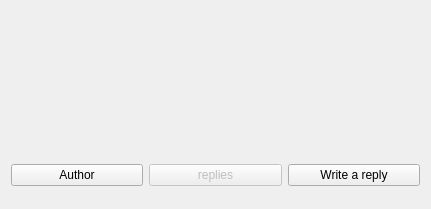
<?xml version="1.0" encoding="UTF-8"?>
<ui version="4.0">
 <class>Form</class>
 <widget class="QWidget" name="Form">
  <property name="geometry">
   <rect>
    <x>0</x>
    <y>0</y>
    <width>431</width>
    <height>209</height>
   </rect>
  </property>
  <property name="sizePolicy">
   <sizepolicy hsizetype="Preferred" vsizetype="Maximum">
    <horstretch>0</horstretch>
    <verstretch>0</verstretch>
   </sizepolicy>
  </property>
  <property name="windowTitle">
   <string>Form</string>
  </property>
  <layout class="QVBoxLayout" name="verticalLayout">
   <item>
    <widget class="QLabel" name="message">
     <property name="text">
      <string/>
     </property>
     <property name="textFormat">
      <enum>Qt::MarkdownText</enum>
     </property>
     <property name="wordWrap">
      <bool>true</bool>
     </property>
     <property name="openExternalLinks">
      <bool>false</bool>
     </property>
     <property name="textInteractionFlags">
      <set>Qt::LinksAccessibleByMouse|Qt::TextSelectableByMouse</set>
     </property>
    </widget>
   </item>
   <item>
    <layout class="QHBoxLayout" name="button_bar">
     <item>
      <widget class="QPushButton" name="channel_button">
       <property name="sizePolicy">
        <sizepolicy hsizetype="Minimum" vsizetype="Fixed">
         <horstretch>0</horstretch>
         <verstretch>0</verstretch>
        </sizepolicy>
       </property>
       <property name="cursor">
        <cursorShape>PointingHandCursor</cursorShape>
       </property>
       <property name="text">
        <string>Author</string>
       </property>
      </widget>
     </item>
     <item>
      <widget class="QPushButton" name="show_replies_button">
       <property name="enabled">
        <bool>false</bool>
       </property>
       <property name="text">
        <string>replies</string>
       </property>
      </widget>
     </item>
     <item>
      <widget class="QPushButton" name="write_comment_button">
       <property name="cursor">
        <cursorShape>PointingHandCursor</cursorShape>
       </property>
       <property name="text">
        <string>Write a reply</string>
       </property>
      </widget>
     </item>
    </layout>
   </item>
   <item>
    <layout class="QHBoxLayout" name="horizontalLayout_2">
     <item>
      <spacer name="horizontalSpacer_2">
       <property name="orientation">
        <enum>Qt::Horizontal</enum>
       </property>
       <property name="sizeType">
        <enum>QSizePolicy::Fixed</enum>
       </property>
       <property name="sizeHint" stdset="0">
        <size>
         <width>40</width>
         <height>0</height>
        </size>
       </property>
      </spacer>
     </item>
     <item>
      <widget class="Line" name="line_2">
       <property name="orientation">
        <enum>Qt::Vertical</enum>
       </property>
      </widget>
     </item>
     <item>
      <layout class="QVBoxLayout" name="write_comment_section"/>
     </item>
    </layout>
   </item>
   <item>
    <layout class="QHBoxLayout" name="horizontalLayout">
     <item>
      <spacer name="horizontalSpacer">
       <property name="orientation">
        <enum>Qt::Horizontal</enum>
       </property>
       <property name="sizeType">
        <enum>QSizePolicy::Fixed</enum>
       </property>
       <property name="sizeHint" stdset="0">
        <size>
         <width>40</width>
         <height>0</height>
        </size>
       </property>
      </spacer>
     </item>
     <item>
      <widget class="Line" name="line">
       <property name="orientation">
        <enum>Qt::Vertical</enum>
       </property>
      </widget>
     </item>
     <item>
      <layout class="QVBoxLayout" name="replies_section"/>
     </item>
    </layout>
   </item>
  </layout>
 </widget>
 <resources/>
 <connections/>
</ui>
